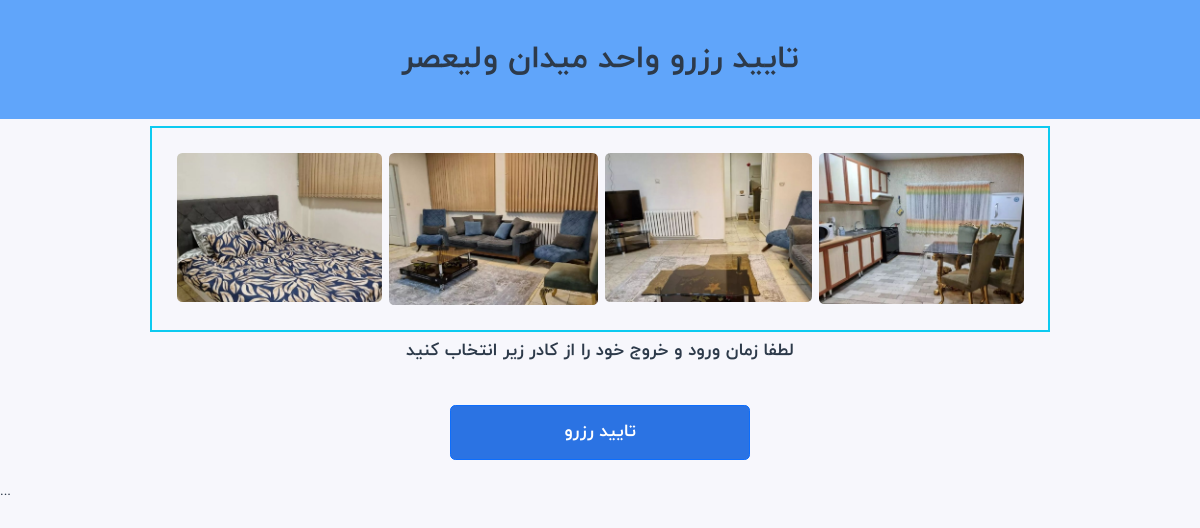
/reservation/1, run on the app's committed database.
### app.py (models this page shows)
class Location(db.Model):
    __tablename__ = "location"
    id = db.Column(db.Integer, primary_key=True, index=True)
    address = db.Column(db.String(255), nullable=False)
    hourly_fee = db.Column(db.Float, nullable=False)
    daily_fee = db.Column(db.Float, nullable=False)
    main_image_path = db.Column(db.String(255))
    images = db.relationship("LocationImage", back_populates="location")

class LocationImage(db.Model):
    __tablename__ = "location_images"
    id = db.Column(db.Integer, primary_key=True, index=True)
    location_id = db.Column(
        db.Integer, db.ForeignKey("location.id"), nullable=False, index=True
    )
    path = db.Column(db.String(255), nullable=False)
    location = db.relationship("Location", back_populates="images")

### app.py (the view)
@app.route("/reservation/<int:location_id>")
def reservation(location_id):
    location = Location.query.get_or_404(location_id)
    return render_template("reservation.html", location=location)

### templates/reservation.html (shortened to what this page needs)
<!DOCTYPE html>
<html lang="en">
<head>
    <link rel="stylesheet" href="{{ url_for('static', filename='plugins/bootstrap5/css/bootstrap.rtl.min.css') }}">
    <link href="https://cdn.jsdelivr.net/npm/tailwindcss@2.2.19/dist/tailwind.min.css" rel="stylesheet">
    <link href="{{ url_for('static', filename='plugins/gallery/dist/simple-lightbox.min.css') }}" rel="stylesheet" />
    <link rel="stylesheet" href="https://cdnjs.cloudflare.com/ajax/libs/font-awesome/6.1.0/css/all.min.css">
    <link rel="stylesheet" href="{{ url_for('static', filename='css/styles.css') }}">
</head>
<body>
<header>
    <div class="bg-blue-400 mx-auto text-center p-6">
        <h1 class="titr font-bold text-4xl text-center py-6" >تایید رزرو واحد {{ location.address }}</h1>
    </div>
</header>
        <div class=" border-2 border-info rounded-4xl p-6 mx-auto block my-2 w-75  " >
            <div class="gallery flex  justify-center justify-self-center ">
            {% for image in location.images %}
                <a class= " p-1  " rel="rel1" href= "{{ url_for('static', filename='images/' + image.path) }}">
                <img class="rounded-2 "src="{{ url_for('static', filename='images/' + image.path) }}"  >
                </a>
            {% endfor %}
        </div>
        </div>
    <div class"form-container mx-auto">
        <form method="POST" action="/confirm_reservation/{{ location.id }}" class="form">
                <h1 class="text-xl text-center titr"> لطفا زمان ورود و خروج خود را از کادر زیر انتخاب کنید </h1>
                <div id="app" class="flex justify-center">
                    <date-picker class="block mx_auto  w-25 py-4"></date-picker>
                 </div>
                <button type="submit" class="block btn btn-primary text-xl font-bold p-3 w-25 mx-auto">تایید رزرو<button>
            </div>
...
</body>
</html>

### static/css/styles.css (style rules this page uses)
html { min-height: 100%; font-size: 14px; -webkit-box-sizing: border-box; box-sizing: border-box; -ms-text-size-adjust: 100%; -webkit-text-size-adjust: 100% }
* { min-width: 0; min-height: 0; scrollbar-width: thin; scrollbar-color: #e1e7f0 #f2f3f7 }
*,*::before,*::after { -webkit-box-sizing: border-box; box-sizing: border-box }
body { min-height: 100%; padding: 0; margin: 0; font-family: iranyekan; font-weight: normal; font-size: 14px; color: #2d3a4a; background: #f7f7fc }
h1,h2,h3,h4,h5,h6 { margin: 0; font-size: 14; font-weight: bold }
a { color: #2b73e3; text-decoration: none; -webkit-transition: color .2s ease; transition: .2s ease }
button { font-family: iranyekan; font-size: 14px; }
img { max-width: 100%; font-size: 10px; text-transform: uppercase; white-space: nowrap; object-fit: cover; color: #919aaf; border: 0 }
.button.primary,.button.danger,.button.success,[type="submit"] { color: #fff; background: #2b73e3 }
::placeholder { color: #919aaf; opacity: 1 }
.text-center { text-align: center }

### data on the page
Location: address "میدان ولیعصر"
LocationImage: path (picture)
LocationImage: path (picture)
LocationImage: path (picture)
LocationImage: path (picture)
